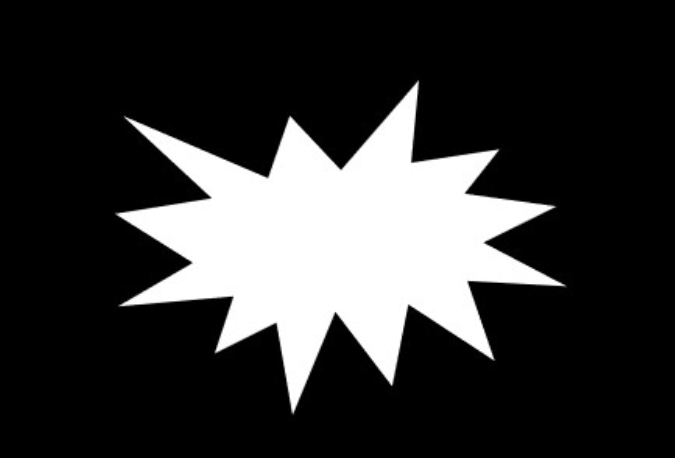
#> input picture 图像认知和OpenCV/凸包特征检测/picture.png, 675 x 458 px
$ python '4.代码实现.py'
#> lines starting #> are read from the running program, lines starting #| are printed output that depends on the picture; after the words box and inside, x2 and y2 are one past the last pixel; in counts of white or black regions, pixels touching at a corner belong together
# 导入opencv的库（计算机视觉处理核心库）
import cv2

# 1.读取图片（BGR格式，OpenCV默认读取方式）
image_np = cv2.imread('./picture.png')  # 替换为自己的图片路径
#> image_np is the input picture: shape (458, 675, 3); min 0, max 255, mean 52.3

# 2.灰度化（降维：3通道彩色图→1通道灰度图，减少计算量）
image_gray = cv2.cvtColor(image_np,cv2.COLOR_BGR2GRAY)

# 3.二值化（黑白分割：将灰度图转为只有0/255的黑白图，突出轮廓）
ret,image_thresh = cv2.threshold(image_gray,127,255,cv2.THRESH_BINARY)
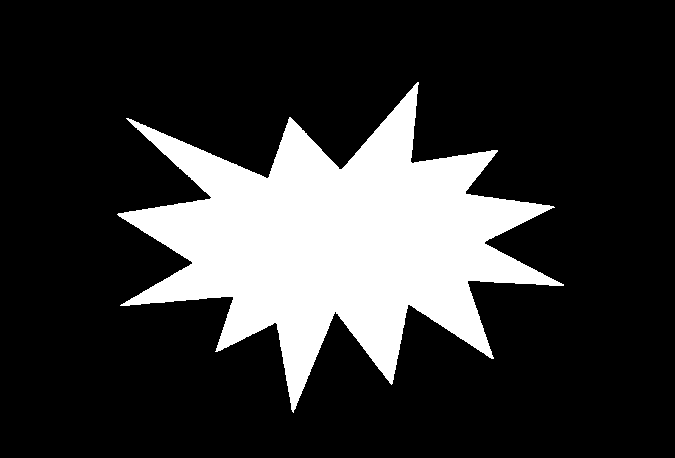
#> image_thresh: shape (458, 675); 20.5% white; 1 white region

# 4.获取轮廓点的坐标（提取物体边界的关键步骤）
contours,hierarchy = cv2.findContours(image_thresh,cv2.RETR_EXTERNAL,cv2.CHAIN_APPROX_SIMPLE)
#> contours = 1 contour; box (x1, y1, x2, y2) and area: (117, 82, 564, 413) 62436

# 5.寻找凸包（核心：从轮廓点中筛选出凸包点）
# cv2.convexHull(points,hull,clockwise,returnPoints)
cnt = contours[0]  # 取第一个轮廓（假设图片只有一个物体）
#> cnt = contour of 1006 points, box (x1, y1, x2, y2) (117, 82, 564, 413), area 62436
hull = cv2.convexHull(cnt)  # 计算该轮廓的凸包
#> hull = contour of 11 points, box (x1, y1, x2, y2) (117, 82, 564, 413), area 110080
print(type(hull))  # 输出：<class 'numpy.ndarray'>，凸包点是多维数组
#| <class 'numpy.ndarray'>

# 6.绘制凸包（把凸包轮廓画在原图上）
# polylines(img,pts,isClosed,color,thickness,lineType,shift)
image_poly = cv2.polylines(image_np,[hull],True,(0,0,255),2)  # 红色、线宽2

# 7.结果显示（弹出窗口展示图片）
cv2.imshow('image_np',image_np)  # 原图+凸包
cv2.imshow('image_poly',image_poly)  # 同image_np（因为polylines直接修改原图）
cv2.waitKey(0)  # 等待按键关闭窗口
cv2.destroyAllWindows()  # 补充：建议加这行，避免窗口残留
